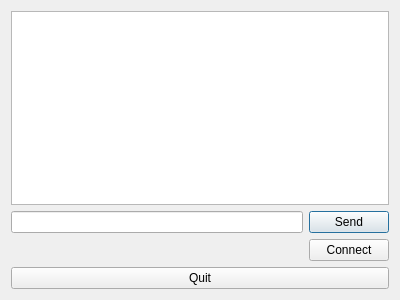
<?xml version="1.0" encoding="UTF-8"?>
<ui version="4.0">
 <class>Chat_back</class>
 <widget class="QDialog" name="Chat_back">
  <property name="geometry">
   <rect>
    <x>0</x>
    <y>0</y>
    <width>400</width>
    <height>300</height>
   </rect>
  </property>
  <property name="windowTitle">
   <string>Bluetooth Chat</string>
  </property>
  <layout class="QVBoxLayout" name="verticalLayout">
   <item>
    <widget class="QTextBrowser" name="chat">
     <property name="focusPolicy">
      <enum>Qt::NoFocus</enum>
     </property>
    </widget>
   </item>
   <item>
    <layout class="QHBoxLayout" name="horizontalLayout">
     <item>
      <widget class="QLineEdit" name="sendText"/>
     </item>
     <item>
      <widget class="QPushButton" name="sendButton">
       <property name="text">
        <string>Send</string>
       </property>
       <property name="default">
        <bool>true</bool>
       </property>
      </widget>
     </item>
    </layout>
   </item>
   <item>
    <layout class="QHBoxLayout" name="horizontalLayout_2">
     <item>
      <spacer name="horizontalSpacer">
       <property name="orientation">
        <enum>Qt::Horizontal</enum>
       </property>
       <property name="sizeHint" stdset="0">
        <size>
         <width>40</width>
         <height>20</height>
        </size>
       </property>
      </spacer>
     </item>
     <item>
      <widget class="QPushButton" name="connectButton">
       <property name="text">
        <string>Connect</string>
       </property>
      </widget>
     </item>
    </layout>
   </item>
   <item>
    <widget class="QPushButton" name="quitButton">
     <property name="text">
      <string>Quit</string>
     </property>
    </widget>
   </item>
  </layout>
 </widget>
 <resources/>
 <connections/>
</ui>
